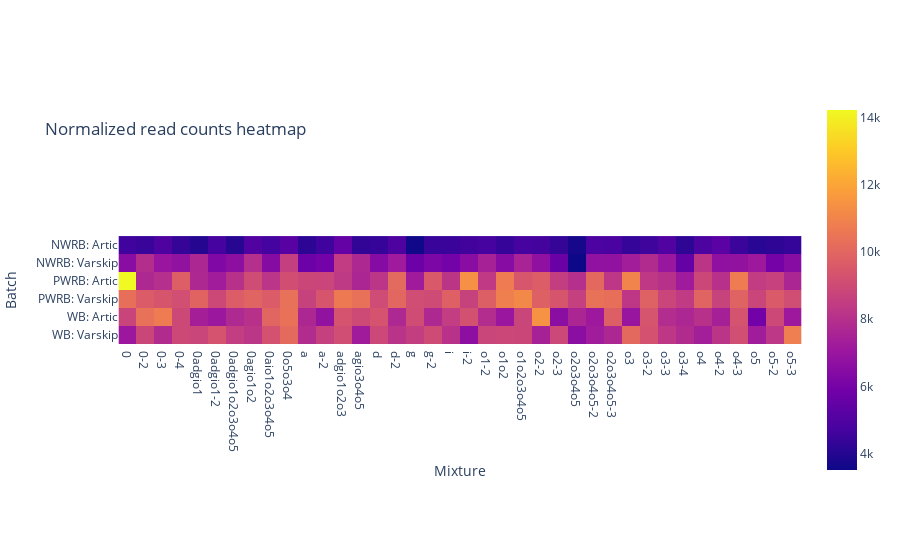

Notebook code for this chart:
### Code cell
fig2 = getHeatmap(df,"normalized_read_counts", title="Normalized read counts heatmap", labels={"y":"Batch","x":"Mixture"})
pio.write_image(fig2, outdir / "normalized_read_counts_heatmap.jpg", width=1400, height=500, scale=2)
fig2

### Figure 1 — Plotly figure (JSON) as saved in the notebook; plotly's stock layout.template omitted (floating-point values rounded to 4 significant figures; data arrays with more than 128 entries replaced by an {"elided": "..."} marker saying what was removed)
{"data": [{"coloraxis": "coloraxis", "hovertemplate": "Mixture: %{x}<br>Batch: %{y}<br>color: %{z}<extra></extra>", "name": "0", "type": "heatmap", "x": ["0", "0-2", "0-3", "0-4", "0adgio1", "0adgio1-2", "0adgio1o2o3o4o5", "0agio1o2", "0aio1o2o3o4o5", "0o5o3o4", "a", "a-2", "adgio1o2o3", "agio3o4o5", "d", "d-2", "g", "g-2", "i", "i-2", "o1-2", "o1o2", "o1o2o3o4o5", "o2-2", "o2-3", "o2o3o4o5", "o2o3o4o5-2", "o2o3o4o5-3", "o3", "o3-2", "o3-3", "o3-4", "o4", "o4-2", "o4-3", "o5", "o5-2", "o5-3"], "xaxis": "x", "y": ["NWRB: Artic", "NWRB: Varskip", "PWRB: Artic", "PWRB: Varskip", "WB: Artic", "WB: Varskip"], "yaxis": "y", "z": {"elided": "6x38 float values"}}], "layout": {"coloraxis": {"colorscale": [[0, "#0d0887"], [0.1111, "#46039f"], [0.2222, "#7201a8"], [0.3333, "#9c179e"], [0.4444, "#bd3786"], [0.5556, "#d8576b"], [0.6667, "#ed7953"], [0.7778, "#fb9f3a"], [0.8889, "#fdca26"], [1, "#f0f921"]]}, "title": {"text": "Normalized read counts heatmap", "y": 0.78}, "xaxis": {"anchor": "y", "constrain": "domain", "domain": [0, 1], "scaleanchor": "y", "title": {"text": "Mixture"}}, "yaxis": {"anchor": "x", "autorange": "reversed", "constrain": "domain", "domain": [0, 1], "title": {"text": "Batch"}}}}
